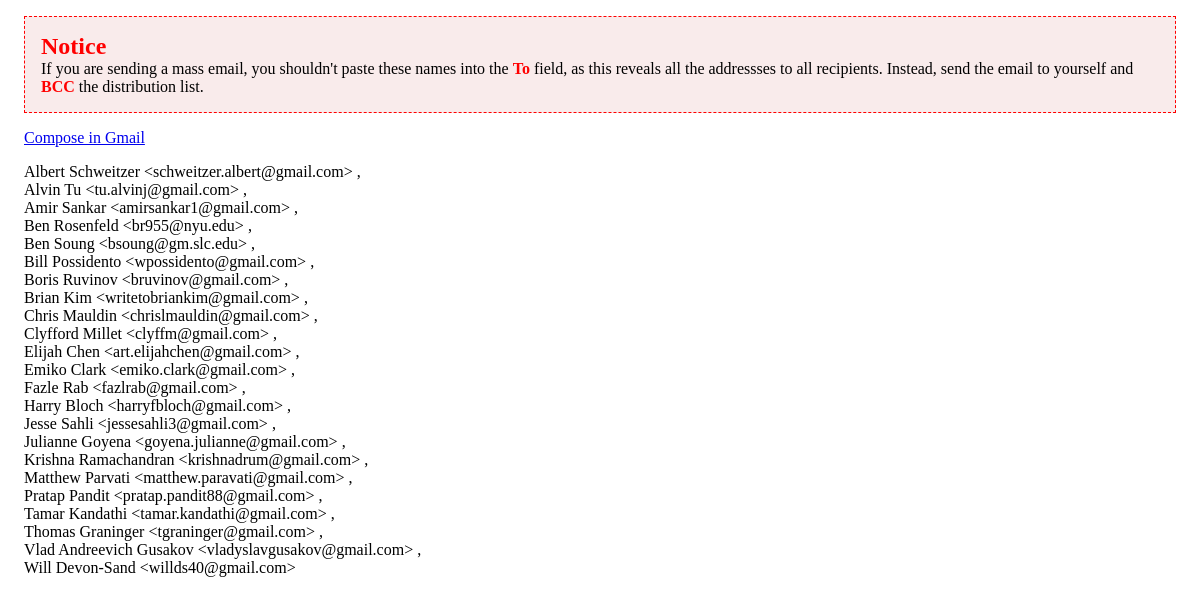
Page /student/list/email/test/ (signed in) on the committed database.
### people/models.py (models this page shows, shortened)
class Student(models.Model):
    COURSE_OPTIONS = (("ios-fulltime","iOS full-time intensive"),("android-fulltime", "android full-time intensive"),("swift","iOS part-time (Swift)"))
    LEVEL_OPTIONS = ((0, "Zero Beginner - no coding knowledge"),
    (1, "Beginner - has knowledge of computing concepts, "),
    (2, "Starter - some basic knowledge of programming"),
    (3, "Mover - knowledge of programming, academic or functional, frameworks"),
    (4, "Advanced - CS degree, or equivalent work experience"))
    first_name = models.CharField(max_length=31)
    last_name = models.CharField(max_length=31)
    email = models.EmailField()
    start_date = models.DateField(default=date.today)
    course = models.ForeignKey(Course)
    current_project = models.ForeignKey('projects.Project', blank=True, null=True)
    uses_own_laptop = models.BooleanField(default=True)
    active = models.BooleanField(default = True)

### people/views.py (the view)
# urls.py: url(r'^student/list/email/test/$', login_required(StudentTestEmailList.as_view())),
class StudentTestEmailList(PermissionRequiredMixin, View):
    permission_required = 'people.add_student'
    template_name = 'student_test_email_list.html'
    def get(self, request):
        students = Student.objects.filter(active=True).exclude(current_project=None).order_by('first_name')
        courses = Course.objects.filter(test_after_project__course__test_after_project_id__gte=0)
        students_for_test = []
        for student in students:
            test_after_project_with_weight = student.course.test_after_project.weight
            if student.current_project.weight > test_after_project_with_weight:
                students_for_test.append(student)
        current_user = request.user
        current_user_email = current_user.email
        instructors = User.objects.filter(groups__name="Instructors").exclude(username__iexact=current_user.username)
        return render(
            request,
            self.template_name,
            {'student_list': students_for_test, 'current_user_email':current_user_email, 'instructors':instructors})

### people/templates/student_test_email_list.html (shortened to what this page needs)
<!DOCTYPE html>
<html lang="en">
<head>
</head>
<body>
<div class="notice"><h2>Notice</h2><p>If you are sending a mass email, you shouldn't paste these names into the <strong>To</strong> field, as this reveals all the addressses to all recipients. Instead, send the email to yourself and <strong>BCC</strong> the distribution list.</p></div>
<div class="addresses">
{% block email %}
<p><a href="https://mail.google.com/mail/?view=cm&fs=1&to={{ current_user_email }}&bcc=
{% for student in student_list %}
        {{ student.first_name|urlencode }}+{{ student.last_name|urlencode }}&lt;{{ student.email }}&gt;
        {% if not forloop.last %},
        {% endif %}
{% endfor %}
&cc=
{% endblock %}
">Compose in Gmail</a></p>
{% block content %}
{% for student in student_list %}
        {{ student.first_name }} {{ student.last_name }} &lt;{{ student.email }}&gt;
    {% if not forloop.last %},<br>
        {% endif %}
{% endfor %}
{% endblock %}
</div>
</body>
</html>

### people/templates/student_test_email_list.html (style rules this page uses)
.notice { background: rgba(193, 66, 66, 0.1); border: red dashed 1px; padding:1em; margin: 1em; }
.notice h2, .notice p { margin-bottom: 0; margin-top: 0; }
.notice h2, .notice strong { color: red; font-family: "Arial Black"; }
.addresses { margin: 1em; }

### rows in the picture
Student: first_name "Albert", last_name "Schweitzer", email "schweitzer.albert@gmail.com"
Student: first_name "Alvin", last_name "Tu", email "tu.alvinj@gmail.com"
Student: first_name "Amir", last_name "Sankar", email "amirsankar1@gmail.com"
Student: first_name "Ben", last_name "Rosenfeld", email "br955@nyu.edu"
Student: first_name "Ben", last_name "Soung", email "bsoung@gm.slc.edu"
Student: first_name "Bill", last_name "Possidento", email "wpossidento@gmail.com"
Student: first_name "Boris", last_name "Ruvinov", email "bruvinov@gmail.com"
Student: first_name "Brian", last_name "Kim", email "writetobriankim@gmail.com"
Student: first_name "Chris", last_name "Mauldin", email "chrislmauldin@gmail.com"
Student: first_name "Clyfford", last_name "Millet", email "clyffm@gmail.com"
Student: first_name "Elijah", last_name "Chen", email "art.elijahchen@gmail.com"
Student: first_name "Emiko", last_name "Clark", email "emiko.clark@gmail.com"
Student: first_name "Fazle", last_name "Rab", email "fazlrab@gmail.com"
Student: first_name "Harry", last_name "Bloch", email "harryfbloch@gmail.com"
Student: first_name "Jesse", last_name "Sahli", email "jessesahli3@gmail.com"
Student: first_name "Julianne", last_name "Goyena", email "goyena.julianne@gmail.com"
Student: first_name "Krishna", last_name "Ramachandran", email "krishnadrum@gmail.com"
Student: first_name "Matthew", last_name "Parvati", email "matthew.paravati@gmail.com"
Student: first_name "Pratap", last_name "Pandit", email "pratap.pandit88@gmail.com"
Student: first_name "Tamar", last_name "Kandathi", email "tamar.kandathi@gmail.com"
Student: first_name "Thomas", last_name "Graninger", email "tgraninger@gmail.com"
Student: first_name "Vlad Andreevich", last_name "Gusakov", email "vladyslavgusakov@gmail.com"
Student: first_name "Will", last_name "Devon-Sand", email "willds40@gmail.com"
